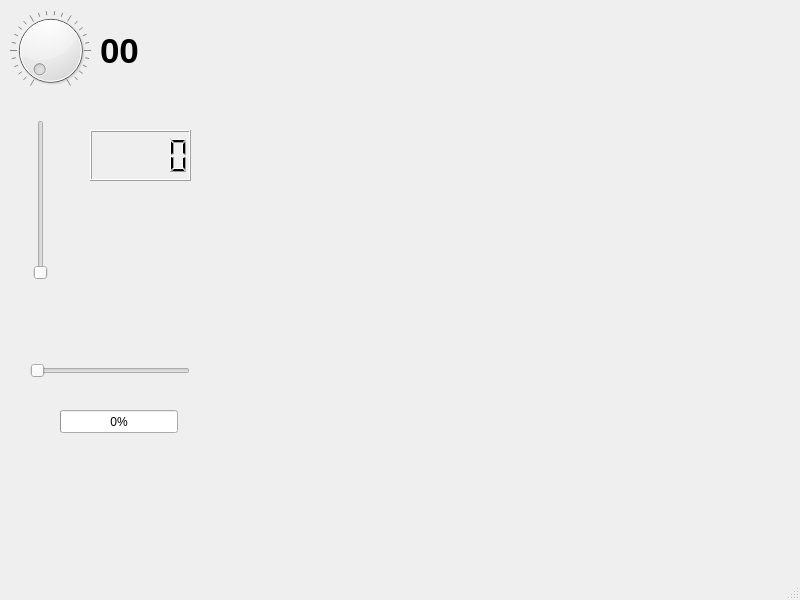
<?xml version="1.0" encoding="UTF-8"?>
<ui version="4.0">
 <class>MainWindow</class>
 <widget class="QMainWindow" name="MainWindow">
  <property name="geometry">
   <rect>
    <x>0</x>
    <y>0</y>
    <width>800</width>
    <height>600</height>
   </rect>
  </property>
  <property name="windowTitle">
   <string>MainWindow</string>
  </property>
  <widget class="QWidget" name="centralwidget">
   <widget class="QDial" name="dial">
    <property name="geometry">
     <rect>
      <x>10</x>
      <y>10</y>
      <width>81</width>
      <height>81</height>
     </rect>
    </property>
    <property name="sliderPosition">
     <number>0</number>
    </property>
    <property name="invertedControls">
     <bool>false</bool>
    </property>
    <property name="wrapping">
     <bool>false</bool>
    </property>
    <property name="notchesVisible">
     <bool>true</bool>
    </property>
   </widget>
   <widget class="QLabel" name="label">
    <property name="geometry">
     <rect>
      <x>100</x>
      <y>30</y>
      <width>41</width>
      <height>41</height>
     </rect>
    </property>
    <property name="font">
     <font>
      <pointsize>26</pointsize>
      <weight>75</weight>
      <bold>true</bold>
     </font>
    </property>
    <property name="text">
     <string>00</string>
    </property>
   </widget>
   <widget class="QLCDNumber" name="lcdNumber">
    <property name="geometry">
     <rect>
      <x>90</x>
      <y>130</y>
      <width>101</width>
      <height>51</height>
     </rect>
    </property>
   </widget>
   <widget class="QProgressBar" name="progressBar">
    <property name="geometry">
     <rect>
      <x>60</x>
      <y>410</y>
      <width>118</width>
      <height>23</height>
     </rect>
    </property>
    <property name="value">
     <number>0</number>
    </property>
   </widget>
   <widget class="QSlider" name="verticalSlider">
    <property name="geometry">
     <rect>
      <x>30</x>
      <y>120</y>
      <width>22</width>
      <height>160</height>
     </rect>
    </property>
    <property name="orientation">
     <enum>Qt::Vertical</enum>
    </property>
   </widget>
   <widget class="QSlider" name="horizontalSlider">
    <property name="geometry">
     <rect>
      <x>30</x>
      <y>360</y>
      <width>160</width>
      <height>22</height>
     </rect>
    </property>
    <property name="orientation">
     <enum>Qt::Horizontal</enum>
    </property>
   </widget>
  </widget>
  <widget class="QMenuBar" name="menubar">
   <property name="geometry">
    <rect>
     <x>0</x>
     <y>0</y>
     <width>800</width>
     <height>23</height>
    </rect>
   </property>
  </widget>
  <widget class="QStatusBar" name="statusbar"/>
 </widget>
 <resources/>
 <connections>
  <connection>
   <sender>horizontalSlider</sender>
   <signal>valueChanged(int)</signal>
   <receiver>progressBar</receiver>
   <slot>setValue(int)</slot>
   <hints>
    <hint type="sourcelabel">
     <x>177</x>
     <y>398</y>
    </hint>
    <hint type="destinationlabel">
     <x>152</x>
     <y>446</y>
    </hint>
   </hints>
  </connection>
  <connection>
   <sender>dial</sender>
   <signal>valueChanged(int)</signal>
   <receiver>label</receiver>
   <slot>setNum(int)</slot>
   <hints>
    <hint type="sourcelabel">
     <x>56</x>
     <y>85</y>
    </hint>
    <hint type="destinationlabel">
     <x>109</x>
     <y>79</y>
    </hint>
   </hints>
  </connection>
  <connection>
   <sender>verticalSlider</sender>
   <signal>valueChanged(int)</signal>
   <receiver>lcdNumber</receiver>
   <slot>display(int)</slot>
   <hints>
    <hint type="sourcelabel">
     <x>41</x>
     <y>196</y>
    </hint>
    <hint type="destinationlabel">
     <x>141</x>
     <y>179</y>
    </hint>
   </hints>
  </connection>
 </connections>
</ui>
